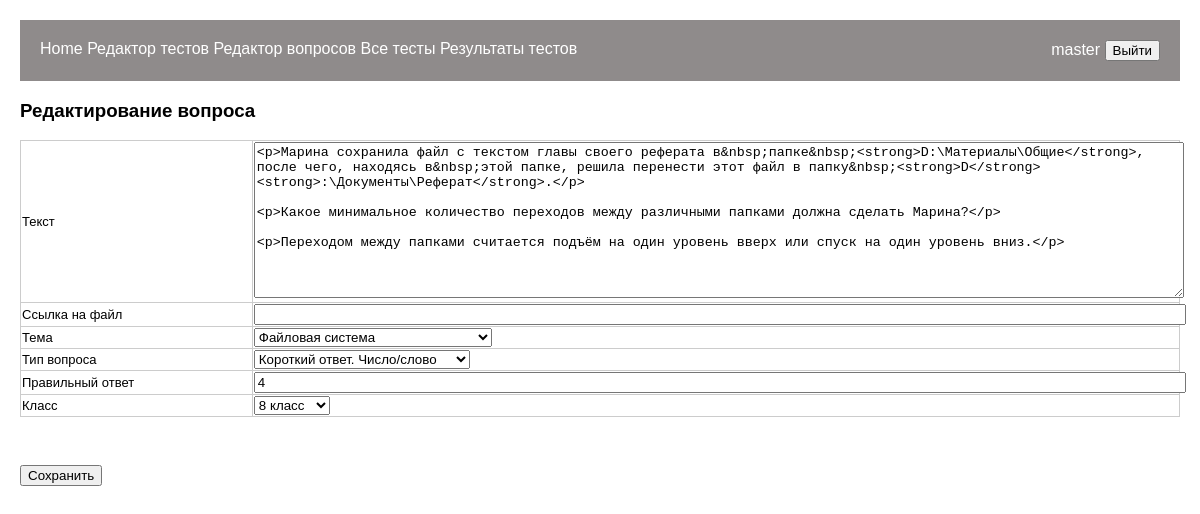
Screenshot of /edit_question/3 (signed in) with the database file from the repository.
### tests/models.py (models this page shows, shortened)
class Question(models.Model):
    text = RichTextField(verbose_name='Текст')
    file = models.URLField(verbose_name='Ссылка на файл', blank=True)
    question_type = models.CharField(default='SA', max_length=2, choices=QUESTION_TYPES, verbose_name='Тип вопроса')
    correct_answer = models.CharField(max_length=256, verbose_name='Правильный ответ')
    time_create_question = models.DateTimeField(default=datetime.datetime.now(), verbose_name='Создано')
    klass_destination = models.CharField(default='7', max_length=2, choices=CLASSES, verbose_name='Класс')
    topics = models.CharField(max_length=128, default='Txt', choices=TOPICS, verbose_name='Тема')

### tests/views.py (the view)
# urls.py: path('edit_question/<int:id>', edit_question, name='edit_question'),
@login_required
def edit_question(request, id):
    question = get_object_or_404(Question, id=id)  # Получаем вопрос по ID
    if request.method == 'POST':
        quest_form = QuestionForm(request.POST, instance=question)  # Передаем существующий объект в форму
        if quest_form.is_valid():
            quest_form.save()  # Сохраняем изменения
            return questions_list_admin(request)  # Перенаправление на страницу теста
    else:
        quest_form = QuestionForm(instance=question)  # Загружаем данные в форму для редактирования
    return render(request, 'tests/edit_question.html', {'quest_form': quest_form, 'question': question})

### tests/forms.py
class QuestionForm(forms.ModelForm):
    class Meta:
        model = Question
        fields = [
                    'text',
                    'file',
                    'topics',
                    'question_type',
                    'correct_answer',
                    'klass_destination'
                ]

### tests/templates/tests/edit_question.html (shortened to what this page needs)
{% extends 'tests/base.html' %}
{% block content %}
<link rel="stylesheet" href="https://cdn.ckeditor.com/4.16.0/standard/ckeditor.css">
<div class="container">
    <h3>Редактирование вопроса</h3>
    <form method="post">
        <table id="table_total">
            {% for field in quest_form %}
            <tr>
                <td style="width: 20%;">
                    {{ field.label }}
                </td>
                <td>
                    {{ field }}
                </td>
            </tr>
            {% endfor %}
        </table>
        <br>
        <button type="submit" style="margin-top: 10px;">Сохранить</button>
    </form>
</div>
{% endblock %}

### tests/templates/tests/base.html (shortened to what this page needs)
<!DOCTYPE html>
<html lang="ru">
<head>
    {% load static %}
    <link rel="stylesheet" type="text/css" href="{% static 'css/styles.css' %}">
</head>
<body>
    <div class="navbar">
        <div class="nav-left">
            <a href="{% url 'home' %}">Home</a>
            {% if user.is_authenticated %}
            {% if user.is_superuser %}
            <a href="{% url 'add_test' %}">Редактор тестов</a>
            {% endif %}
            {% if user.is_superuser %}
            <a href="{% url 'list_questions' %}">Редактор вопросов</a>
            {% endif %}
            {% if user.is_superuser %}
            <a href="{% url 'tests_list_admin' %}">Все тесты</a>
            {% else %}
            <a href="{% url 'test_list' %}">Тесты</a>
            {% endif %}
            {% if user.is_superuser %}
            <a href="{% url 'tests_all_results_admin' %}">
                Результаты тестов
            </a>
            {% else %}
            <a href="{% url 'my_tests' %}">
                Мои результаты
            </a>
            {% endif %}
            {% endif %}
        </div>
        {% if user.is_authenticated %}
        <div class="nav-right">
            <a href="{% url 'user_page' user.id %}">{{ user.username }}</a>
            <form method="post" action="{% url 'logout' %}" style="display:inline;">
                <button type="submit">Выйти</button>
            </form>
        </div>
        {% endif %}
    </div>
    <div>
        {% block content %}
        {% endblock %}
    </div>
</body>
</html>

### tests/static/css/styles.css (style rules this page uses)
#table_total { width: 100%; border-collapse: collapse; margin: auto; margin-bottom: 20px; font-size: small; }
th, td { border: 1px solid #ccc; }
.navbar { display: flex; justify-content: space-between; background-color: #8f8b8b; padding: 20px; }
.navbar a { color: white; text-decoration: none; }
body { font-family: Arial, sans-serif; margin: 20px; }
.django-ckeditor-widget, #id_text, #id_file, #id_correct_answer { width: 100%; }

### rows the page displays
Question: quest_form "<p>Марина сохранила файл с текстом главы своего реферата в&nbsp;папке&nbsp;<strong>D:\\Материалы\\Общие</strong>, после чего, находясь в&nbsp;этой папке, решила перенести этот файл в папку&nbsp;<strong>D</strong><strong>:\\Документы\\Реферат</strong>.</p> <p>Какое минимальное количество переходов между различными папками должна сделать Марина?</p> <p>Переходом между папками считается подъём на один уровень вверх или спуск на один уровень вниз.</p>" "Файловая система" "Короткий ответ. Число/слово" "4" "8 класс"

### other values shown
{{ user.username }} "master"
{{ field.label }} "Текст" "Ссылка на файл" "Тема" "Тип вопроса" "Правильный ответ" "Класс"
